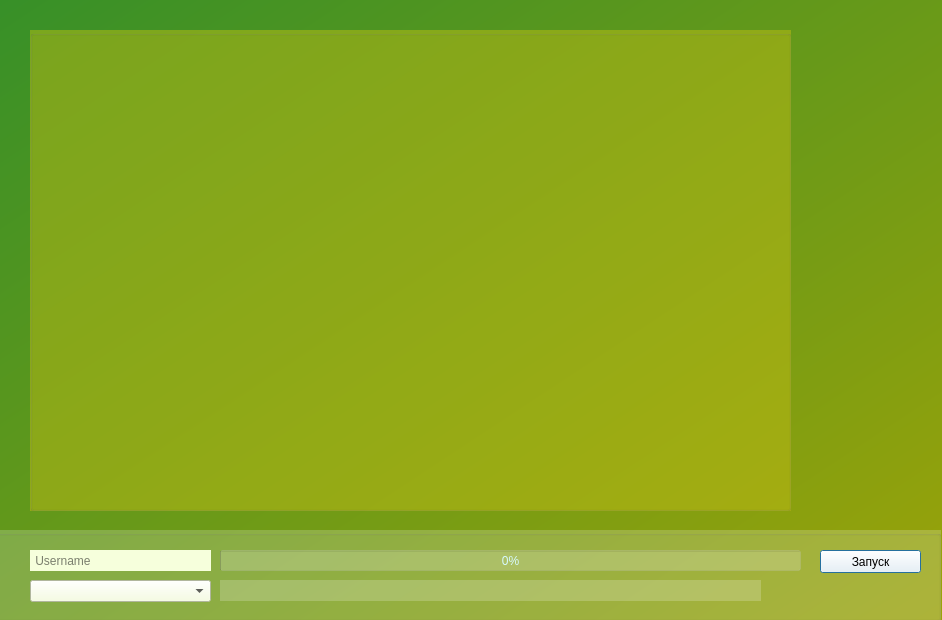
<?xml version="1.0" encoding="UTF-8"?>
<ui version="4.0">
 <class>Dialog</class>
 <widget class="QDialog" name="Dialog">
  <property name="geometry">
   <rect>
    <x>0</x>
    <y>0</y>
    <width>942</width>
    <height>620</height>
   </rect>
  </property>
  <property name="windowTitle">
   <string>Dialog</string>
  </property>
  <property name="styleSheet">
   <string notr="true">
background-color: qlineargradient(spread:pad, x1:0, y1:0, x2:1, y2:1, stop:0 rgba(55, 144, 40, 255), stop:1 rgba(155, 163, 9));</string>
  </property>
  <widget class="QGroupBox" name="groupBox">
   <property name="geometry">
    <rect>
     <x>-10</x>
     <y>530</y>
     <width>951</width>
     <height>91</height>
    </rect>
   </property>
   <property name="styleSheet">
    <string notr="true">background-color: rgb(255, 255, 255, 20%);</string>
   </property>
   <property name="title">
    <string/>
   </property>
   <widget class="QPushButton" name="Start">
    <property name="geometry">
     <rect>
      <x>830</x>
      <y>20</y>
      <width>101</width>
      <height>23</height>
     </rect>
    </property>
    <property name="cursor">
     <cursorShape>PointingHandCursor</cursorShape>
    </property>
    <property name="mouseTracking">
     <bool>false</bool>
    </property>
    <property name="styleSheet">
     <string notr="true">background-color: rgb(255, 255, 255);</string>
    </property>
    <property name="text">
     <string>Запуск</string>
    </property>
   </widget>
   <widget class="QLineEdit" name="Username">
    <property name="enabled">
     <bool>true</bool>
    </property>
    <property name="geometry">
     <rect>
      <x>40</x>
      <y>20</y>
      <width>181</width>
      <height>21</height>
     </rect>
    </property>
    <property name="styleSheet">
     <string notr="true">background-color: rgb(246, 255, 220);</string>
    </property>
    <property name="inputMask">
     <string notr="true"/>
    </property>
    <property name="text">
     <string notr="true"/>
    </property>
    <property name="maxLength">
     <number>30</number>
    </property>
    <property name="frame">
     <bool>false</bool>
    </property>
    <property name="cursorPosition">
     <number>0</number>
    </property>
    <property name="placeholderText">
     <string> Username</string>
    </property>
   </widget>
   <widget class="QComboBox" name="VersionSelect">
    <property name="geometry">
     <rect>
      <x>40</x>
      <y>50</y>
      <width>181</width>
      <height>22</height>
     </rect>
    </property>
    <property name="styleSheet">
     <string notr="true">background-color: rgb(246, 255, 220);</string>
    </property>
    <property name="currentText">
     <string/>
    </property>
   </widget>
   <widget class="QProgressBar" name="progressBar">
    <property name="geometry">
     <rect>
      <x>230</x>
      <y>20</y>
      <width>581</width>
      <height>21</height>
     </rect>
    </property>
    <property name="styleSheet">
     <string notr="true">color: rgb(215, 250, 255);</string>
    </property>
    <property name="value">
     <number>0</number>
    </property>
   </widget>
   <widget class="QLabel" name="label">
    <property name="geometry">
     <rect>
      <x>230</x>
      <y>50</y>
      <width>541</width>
      <height>21</height>
     </rect>
    </property>
    <property name="text">
     <string/>
    </property>
   </widget>
  </widget>
  <widget class="QLabel" name="label_1">
   <property name="geometry">
    <rect>
     <x>0</x>
     <y>0</y>
     <width>941</width>
     <height>621</height>
    </rect>
   </property>
   <property name="text">
    <string/>
   </property>
   <property name="pixmap">
    <pixmap>assets/mainimage.jpg</pixmap>
   </property>
   <property name="scaledContents">
    <bool>true</bool>
   </property>
  </widget>
  <widget class="QGroupBox" name="groupBox_2">
   <property name="geometry">
    <rect>
     <x>30</x>
     <y>30</y>
     <width>761</width>
     <height>481</height>
    </rect>
   </property>
   <property name="styleSheet">
    <string notr="true">background-color:rgb(200, 194, 19, 45%)
</string>
   </property>
   <property name="title">
    <string/>
   </property>
  </widget>
  <zorder>label_1</zorder>
  <zorder>groupBox</zorder>
  <zorder>groupBox_2</zorder>
 </widget>
 <resources/>
 <connections/>
</ui>
